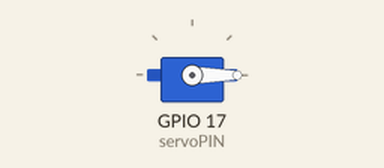
Simulated run of this program. Board: Raspberry Pi (BCM pin numbers). Shown: servo. Servo angles are drawn from the pulse width (0.5 ms = 0°, 2.5 ms = 180°). At 10.0 s the program stops and its outputs stay as they are.

Above: at 0.1 s.
At 5.1 s:
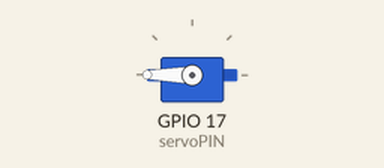
Timing chart, 0 to 6.6 s (numbered marks = the images above):
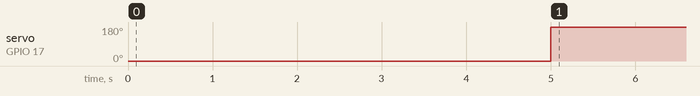

The program:

servotest3.py
```python
import RPi.GPIO as GPIO
import time

def change_angle(angle, servo):
    duty = float(angle)/18.0 + 2.5
    servo.ChangeDutyCycle(duty)

def open_close(t):
    servoPIN = 17
    GPIO.setmode(GPIO.BCM)
    GPIO.setup(servoPIN, GPIO.OUT)

    servo = GPIO.PWM(servoPIN, 50) # GPIO 17 for PWM with 50Hz
    servo.start(0) # Initialization

    change_angle(0,servo)
    time.sleep(t)

    change_angle(180,servo)
    time.sleep(t)

    servo.stop()
    GPIO.cleanup()

open_close(5)
```

Measured:
- by itself, servo on GPIO 17 (servoPIN): 0° → 180° at 5.0 s
